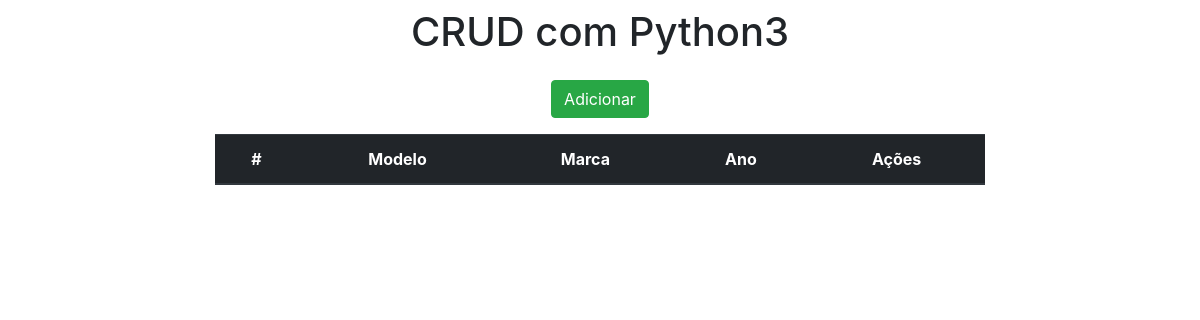
/, run on an earlier commit of the app's database.
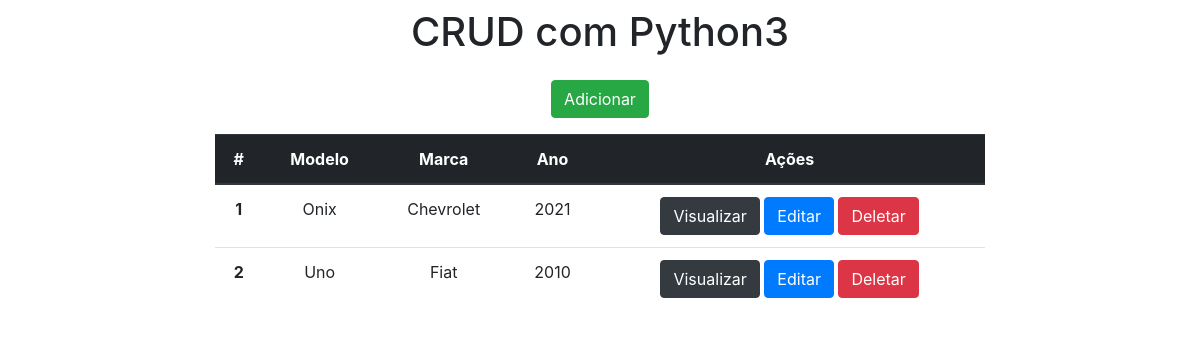
And on a later commit of the database.
### app/models.py (models this page shows)
class Carros(models.Model):
    modelo = models.CharField(max_length=150)
    marca = models.CharField(max_length=100)
    ano = models.IntegerField()

### app/views.py (the view)
# urls.py: 2. Add a URL to urlpatterns:  path('', views.home, name='home')
def home(request):
    data = {}
    data['db'] = Carros.objects.all()
    return render(request, 'index.html', data)

### app/templates/index.html (shortened to what this page needs)
<!DOCTYPE html>
<html lang="pt-br">
<head>
    <link rel="stylesheet" href="https://maxcdn.bootstrapcdn.com/bootstrap/4.0.0/css/bootstrap.min.css">
</head>
<body>
    <div class="col-8 m-auto pt-2 pb-2 text-center">
        <h1>CRUD com Python3</h1>
    </div>
    <div class="col-8 m-auto pt-2 pb-2 text-center">
        <a href="/form" class="btn btn-success"> Adicionar</a>
    </div>
    <div class="col-8 m-auto pt-2 pb-2 text-center">
        <table class="table">
            <thead class="thead-dark">
              <tr>
                <th scope="col">#</th>
                <th scope="col">Modelo</th>
                <th scope="col">Marca</th>
                <th scope="col">Ano</th>
                <th scope="col">Ações</th>
              </tr>
            </thead>
            <tbody>
            {% for dbs in db %}
              <tr>
                <th>{{dbs.id}}</th>
                <td>{{dbs.modelo}}</td>
                <td>{{dbs.marca}}</td>
                <td>{{dbs.ano}}</td>
                <td>
                  <a href="/view/{{dbs.id}}/" class="btn btn-dark">Visualizar</a>
                  <a href="/edit/{{dbs.id}}/" class="btn btn-primary">Editar</a>
                  <a href="/delete/{{dbs.id}}/" class="btn btn-danger btnDel">Deletar</a>
                </td>
              </tr>
              {% endfor %}
            </tbody>
         </table>
    </div>
    {% load static %}
</body>
</html>

What changed in the data, as far as the page shows it:
added Carros: id "1", modelo "Onix", marca "Chevrolet", ano "2021"
added Carros: id "2", modelo "Uno", marca "Fiat", ano "2010"
